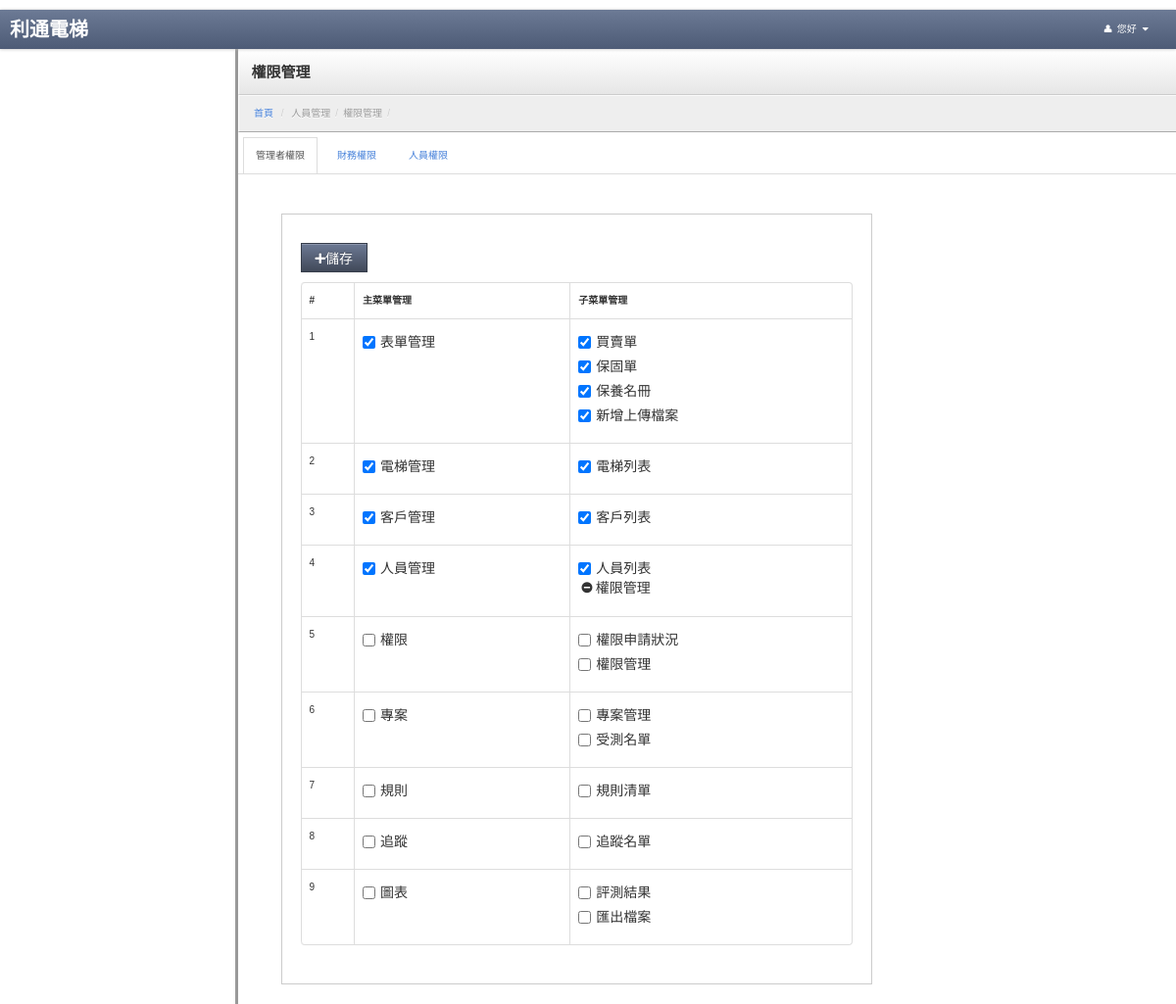
Before: /index.php/personal/personal_power_list with the older database file.
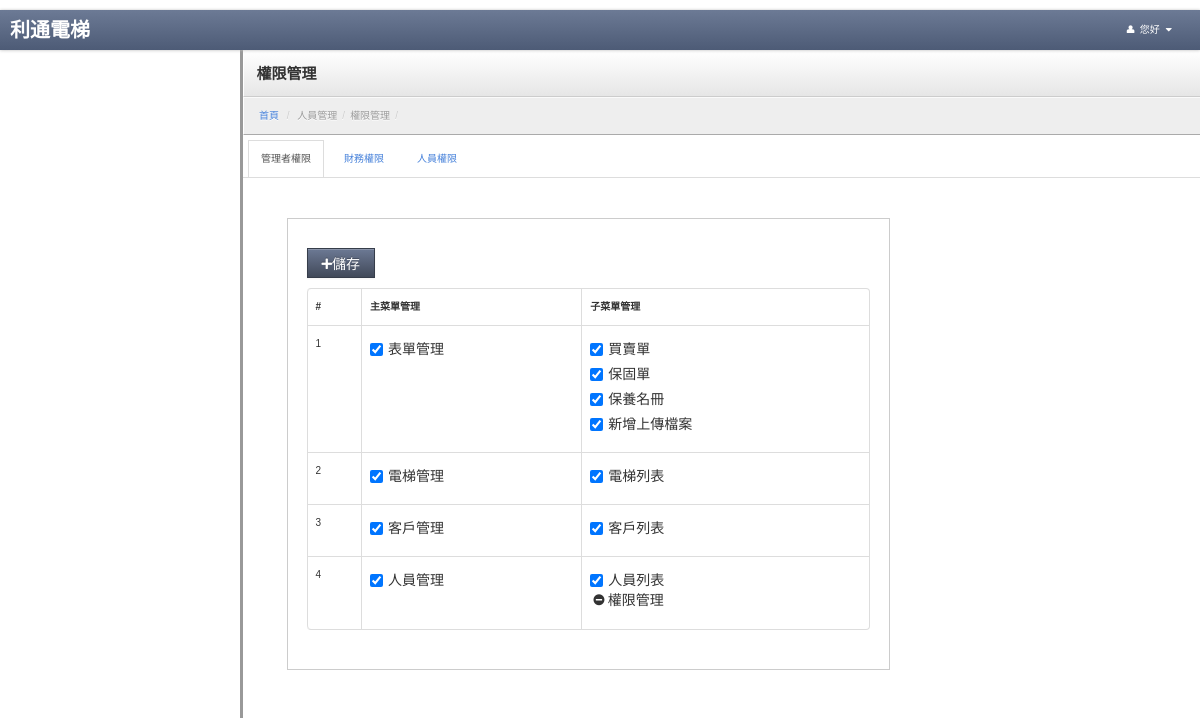
After: the same page with the newer database file.
### tables this page shows
CREATE TABLE `usermenu` (
  `menuid` int(5) NOT NULL AUTO_INCREMENT COMMENT '菜單ID',
  `parentid` int(5) NOT NULL DEFAULT '0' COMMENT '上層菜單',
  `title` varchar(30) NOT NULL COMMENT '標題',
  `controller` varchar(40) NOT NULL COMMENT '控制器',
  `actioner` varchar(40) NOT NULL COMMENT '動作',
  `icon` varchar(100) DEFAULT NULL,
  `ismenu` tinyint(1) NOT NULL DEFAULT '0' COMMENT '是否顯示',
  `sort` tinyint(4) NOT NULL DEFAULT '0' COMMENT '排序',
  `isdisabled` tinyint(1) NOT NULL DEFAULT '0' COMMENT '是否刪除',
  PRIMARY KEY (`menuid`)
);

### application/controllers/Personal.php (called while the page is built, shortened)
<?php
class Personal extends CI_Controller
{
	var $data = array();
	function __construct()
	{
        $this->load->model('public_tools');
        $this->load->model('m_personal_model');
		$this->load->library('datamodel');
		$this->load->library('Member');
        $this->load->library('pagination');
        $this->load->model('Usermenu_model');
	}
    public function personal_power_list()
    {
        $public_tools = new public_tools();
        $m_personal_model = new m_personal_model();
        $this->data['page_title'] = '權限管理';
        $this->data['breadcrumb_trail'] = $public_tools->breadcrumbTrail(array('人員管理','權限管理'));
        $iResult = $m_personal_model->getUsermenuData();
        $this->data['tabPane'] = array('admin_group','finance_group','employee_group');
        $this->data['list'] = $iResult['results'];
        $this->load->view('v_personal_power_list', $this->data);
    }
}

### index.php (called while the page is built, shortened)
<?php
require_once BASEPATH.'core/CodeIgniter.php';

### application/models/m_personal_model.php (called while the page is built, shortened)
<?php
class m_personal_model extends CI_Model
{
    public function getUsermenuData()
    {
        $sSql = "SELECT * FROM `config` where configkey in ('admin_group','finance_group','employee_group')";
        $query = $this->db->query($sSql);
        $menu_group=$query->result_array();
        foreach($menu_group as $k=>$v){
            $menu_group[$k]['configvalue'] = explode(',',$v['configvalue']);
        }
        $sSql = "SELECT * FROM `usermenu` where isdisabled !=1 and parentid = 0";
        $query = $this->db->query($sSql);
        $parentarray = $query->result_array();
        foreach ($parentarray as $k=>$v){
            $parentarray[$k]['admin_group'] = in_array($v['menuid'],$menu_group[0]['configvalue'])&&$menu_group[0]['configkey']=='admin_group'?1:0;
            $parentarray[$k]['finance_group'] = in_array($v['menuid'],$menu_group[1]['configvalue'])&&$menu_group[1]['configkey']=='finance_group'?1:0;
            $parentarray[$k]['employee_group'] = in_array($v['menuid'],$menu_group[2]['configvalue'])&&$menu_group[2]['configkey']=='employee_group'?1:0;
            $sSql = "SELECT * FROM `usermenu` where isdisabled !=1 and parentid = {$v['menuid']}";
            $query = $this->db->query($sSql);
            $parentarray[$k]['sub'] = $query->result_array();
            foreach ($parentarray[$k]['sub'] as $k1=>$v1){
                $parentarray[$k]['sub'][$k1]['admin_group'] = in_array($v1['menuid'],$menu_group[0]['configvalue'])&&$menu_group[0]['configkey']=='admin_group'?1:0;
                $parentarray[$k]['sub'][$k1]['finance_group'] = in_array($v1['menuid'],$menu_group[1]['configvalue'])&&$menu_group[1]['configkey']=='finance_group'?1:0;
                $parentarray[$k]['sub'][$k1]['employee_group'] = in_array($v1['menuid'],$menu_group[2]['configvalue'])&&$menu_group[2]['configkey']=='employee_group'?1:0;
            }
        }
        $data['results'] = $parentarray;
        return $data;
    }
}

### application/views/v_personal_power_list.php (the view, shortened to what the changed rows need)
<!DOCTYPE html>
<html lang="en">
<?php
include "head.php";
?>
<body>
<link rel="stylesheet" href="<?= base_url("js/jquery/jquery-ui.min.css"); ?>">
<link rel="stylesheet" href="jqueryui/style.css">
<div class="content">
    <div class="header">
        <h1 class="page-title"><?=$this->data['page_title']?></h1>
    </div>
    <ul class="breadcrumb">
        <li><a href="<?=base_url("/mainpage/index")?>">首頁</a> <span class="divider">/</span></li>
        <?=$this->data['breadcrumb_trail']?>
    </ul>
    <div class="container-fluid">
        <div class="row-fluid">
            <div id="myTabContent" class="tab-content">
                <?php foreach($this->data['tabPane'] as $vTabPane): ?>
                <div class="tab-pane <?=$vTabPane=='admin_group'?'active':'' ?> in" id="<?='view_'.$vTabPane ?>">
                    <form id="tab" name="fomr1" action="<?=site_url("/personal/personal_power_list")?>" method="post">
                        <div class="span8">
                            <div class="well">
                                <div class="btn-toolbar">
                                    <button class="btn btn-primary" type="submit"><i class="icon-plus"></i>儲存</button>
                                </div>
                                <table class="table table-bordered">
                                    <thead>
                                    <tr>
                                        <th>#</th>
                                        <th>主菜單管理</th>
                                        <th>子菜單管理</th>
                                    </tr>
                                    </thead>
                                    <tbody>
                                    <?php foreach ($this->data['list'] as $k => $v): ?>
                                        <tr>
                                            <td><?= $v['menuid'] ?></td>
                                            <td>
                                                <label class="checkbox inline">
                                                    <input type="checkbox" id="inlineCheckbox" name="sport[]"
                                                           value="<?= $v['menuid'] ?>" <?= $v[$vTabPane] == 1 ? 'checked' : '' ?> > <?= $v['title'] ?>
                                                </label>
                                            </td>
                                            <td>
                                                <ul class="unstyled">
                                                    <?php foreach ($v['sub'] as $k1 => $v1): ?>
                                                        <li>
                                                            <?php if($v1['actioner']=='personal_power_list'):?>
                                                            <label>
                                                                <i class="icon-minus-sign"></i><?= $v1['title'] ?>
                                                            </label>
                                                            <?php else:?>
                                                            <label class="checkbox inline">
                                                                <input type="checkbox" id="inlineCheckbox"
                                                                       name="sport[]"
                                                                       value="<?= $v1['menuid'] ?>" <?= $v1[$vTabPane] == 1 ? 'checked' : '' ?> > <?= $v1['title'] ?>
                                                            </label>
                                                            <?php endif;?>
                                                        </li>
                                                    <?php endforeach; ?>
                                                </ul>
                                            </td>
                                        </tr>
                                    <?php endforeach; ?>
                                    </tbody>
                                </table>
                            </div>
                        </div>
                    </form>
                </div>
                <?php endforeach;?>
            </div>
        </div>
    </div>
</div>
</body>
</html>

### application/models/public_tools.php (shortened to what the changed rows need)
<?php
class Public_tools extends CI_Model
{
	public function breadcrumbTrail($data = array())
	{
        $results ='';
        foreach ($data as $v){
            $results .= '<li class="active">'.$v.'<span class="divider">/</span></li>';
        }
        return $results;
	}
}

Changed rows visible on the page:
no longer on this page (row edited): usermenu: menuid "5", title "權限"
no longer on this page (row edited): usermenu: title "權限申請狀況", shown under "5"
no longer on this page (row edited): usermenu: title "權限管理", shown under "5"
no longer on this page (row edited): usermenu: menuid "6", title "專案"
no longer on this page (row edited): usermenu: title "專案管理", shown under "6"
no longer on this page (row edited): usermenu: title "受測名單", shown under "6"
no longer on this page (row edited): usermenu: menuid "7", title "規則"
no longer on this page (row edited): usermenu: title "規則清單", shown under "7"
no longer on this page (row edited): usermenu: menuid "8", title "追蹤"
no longer on this page (row edited): usermenu: title "追蹤名單", shown under "8"
no longer on this page (row edited): usermenu: menuid "9", title "圖表"
no longer on this page (row edited): usermenu: title "評測結果", shown under "9"
no longer on this page (row unchanged): usermenu: title "匯出檔案", shown under "9"
